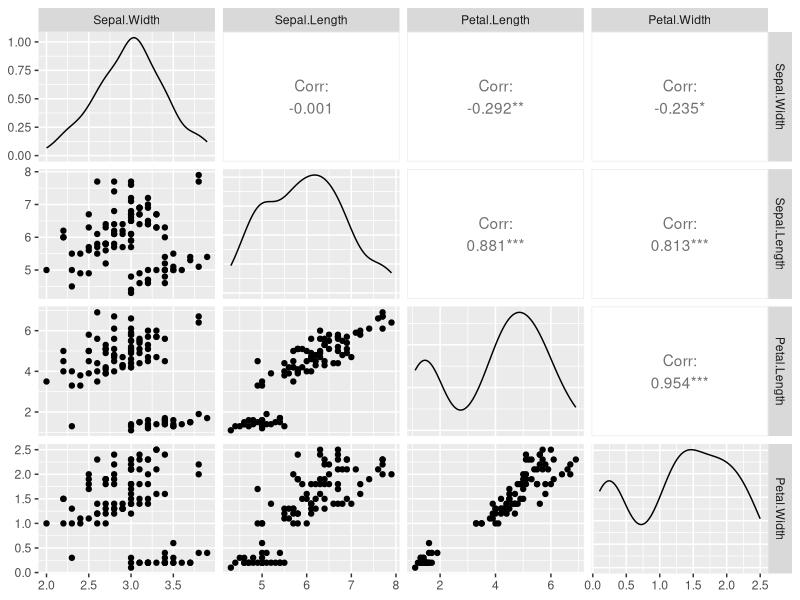
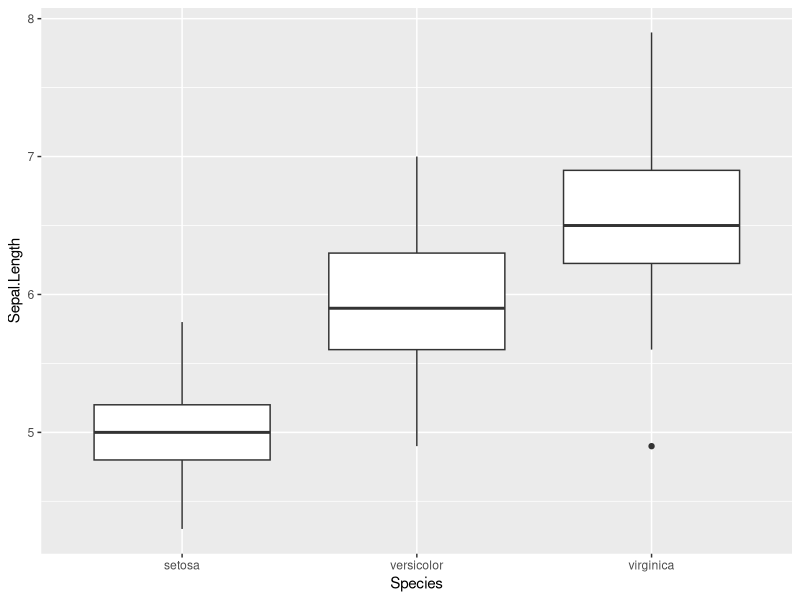
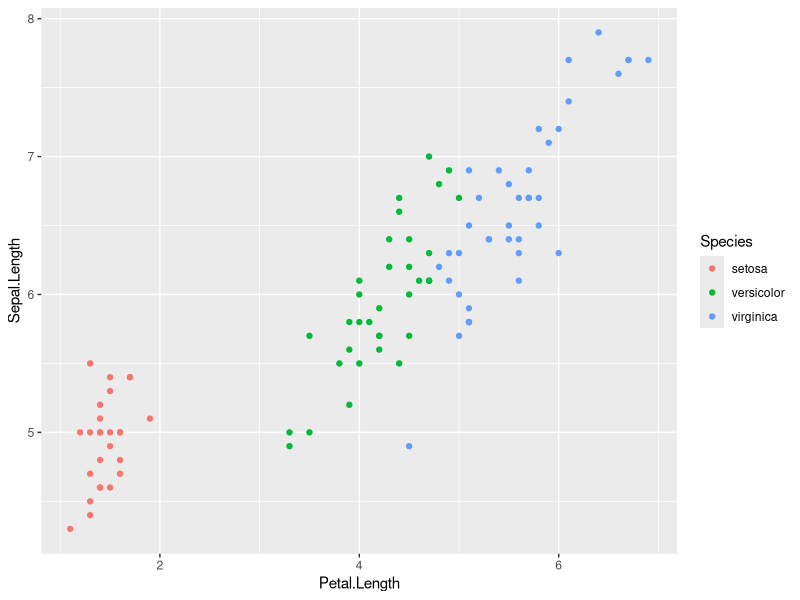
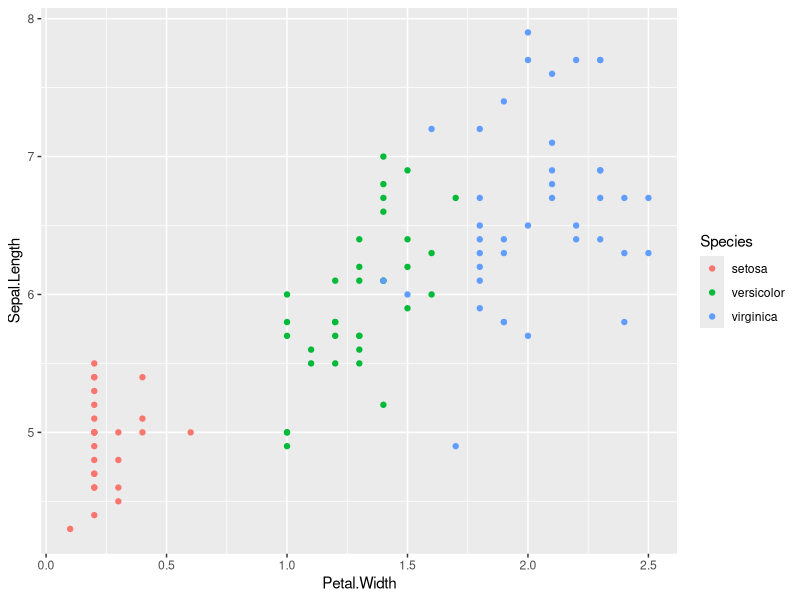
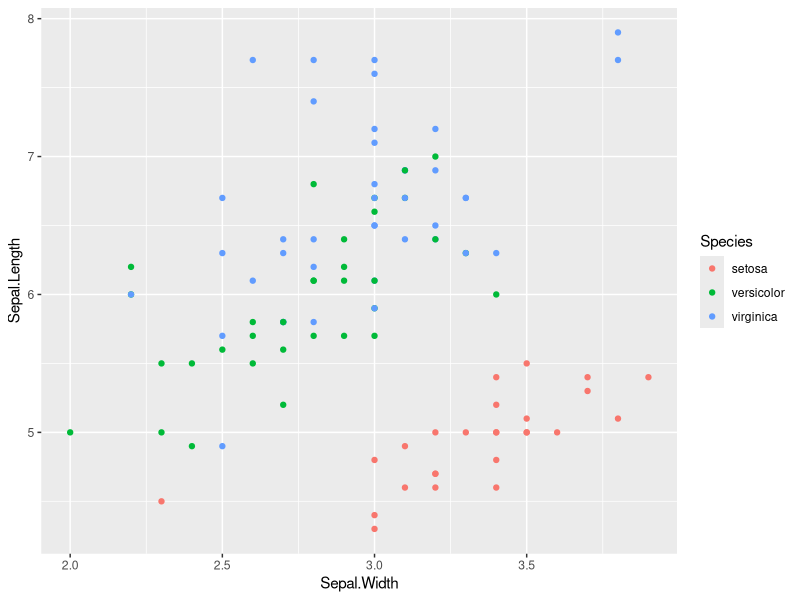
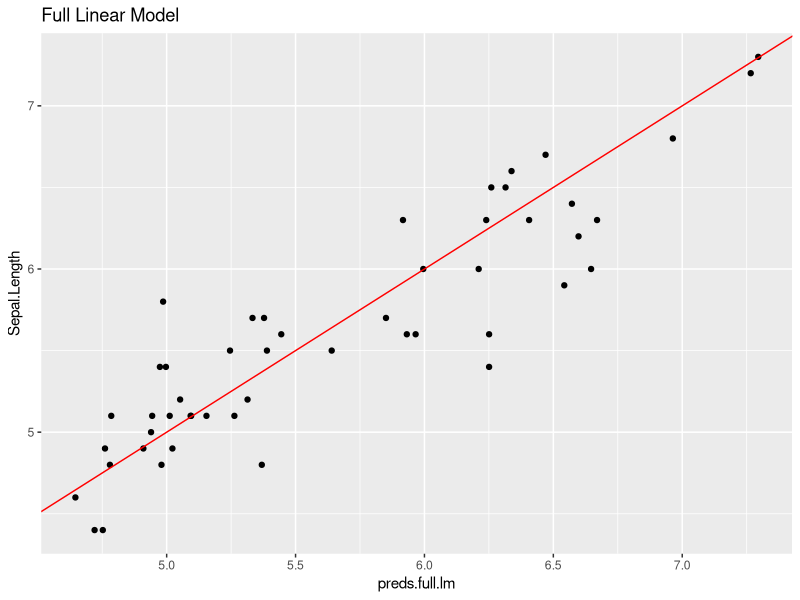
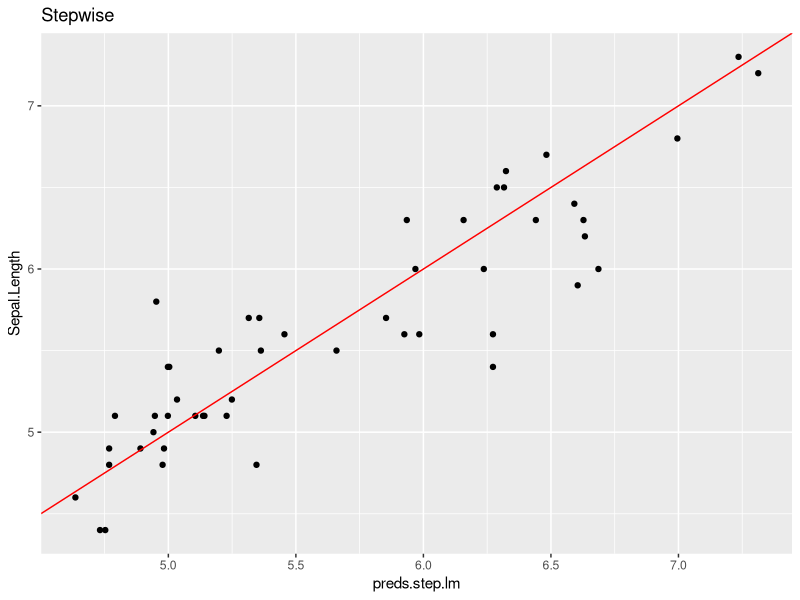
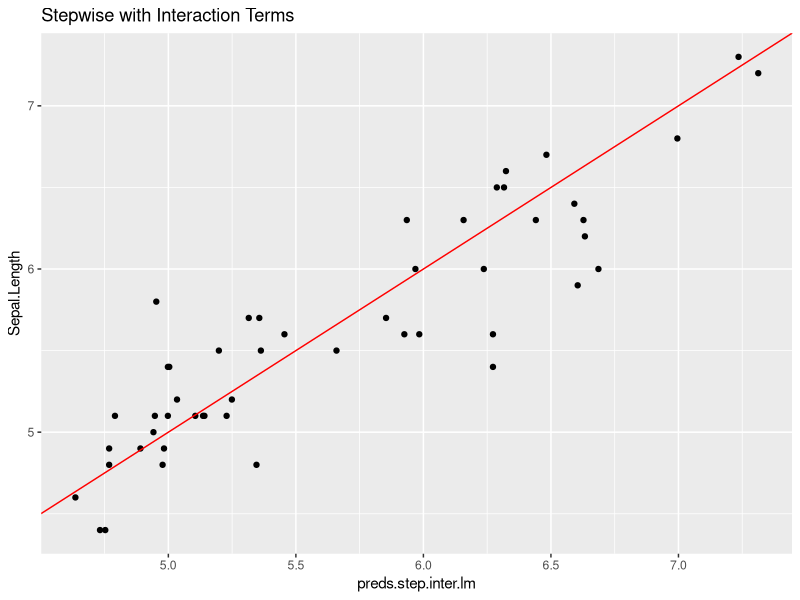

R code for these plots, in order:
# the 'iris' dataset is included with base R
head(iris)
dim(iris)

# good visual images of the variables:
# https://www.math.umd.edu/~petersd/666/html/iris_pca.html
# https://www.snaplogic.com/machine-learning-showcase/iris-flower-classification

# training / test split (no validation set this time)
set.seed(11235)
train.proportion <- 0.67
test.proportion <- 0.33

train.index <- sample(1:nrow(iris), nrow(iris)*train.proportion)
train.data <- iris[train.index,]
test.data <- iris[-train.index,]
dim(train.data)
dim(test.data)

### data exploration ###

# look at the full set of relationships between variables
# install.packages("GGally")
library(GGally)
ggpairs(subset(train.data,select=c(Sepal.Width, Sepal.Length, Petal.Length, Petal.Width)))

# boxplot of Sepal Length vs Species
ggplot(data=iris) +
  geom_boxplot(mapping = aes(x=Species, y=Sepal.Length))

# plot of Sepal Length vs Petal Length for different species
ggplot(data=train.data) + 
  geom_point(mapping = aes(x=Petal.Length, y=Sepal.Length, col=Species))

# plot of Sepal Length vs Petal Width for different species
ggplot(data=train.data) + 
  geom_point(mapping = aes(x=Petal.Width, y=Sepal.Length, col=Species))

# plot of Sepal Length vs Sepal Width for different species
ggplot(data=train.data) + 
  geom_point(mapping = aes(x=Sepal.Width, y=Sepal.Length, col=Species))

# note: there appear to be different relationships between these variables 
# for different species


### Train some models ###

# train a linear model for Petal Length against each predictor individually

# Petal Length as predictor
petal.length.lm <- lm(data = train.data, Sepal.Length ~ Petal.Length)
summary(petal.length.lm)

# Petal Width as predictor
petal.width.lm <- lm(data = train.data, Sepal.Length ~ Petal.Width)
summary(petal.width.lm)

# Sepal Width as predictor
sepal.width.lm <- lm(data = train.data, Sepal.Length ~ Sepal.Width)
summary(sepal.width.lm)
# what does the coefficient mean?

# Species 
species.lm <- lm(data = train.data, Sepal.Length ~ Species)
summary(species.lm)

  # aside: what does a linear model with only categorical predictors actually do?
  species.lm.preds <- predict(species.lm, newdata = train.data)
  table(species.lm.preds)
  
  library(tidyverse)
  train.data %>%
    group_by(Species) %>%
    summarise(avg_length=mean(Sepal.Length))

# Throw everything in together
full.lm <- lm(data=train.data, Sepal.Length ~ .)
summary(full.lm)

# 'stats' should be loaded by default, but if not, load it before running step()
# library(stats)

# backward stepwise regression
step.lm.backward <- step(full.lm, direction = "backward")
summary(step.lm.backward)

# what gets dropped?
# is this what you would expect?

# forward stepwise regression
dummy.lm <- lm(data=train.data, Sepal.Length ~ 1)
step.lm.forward <- step(dummy.lm, direction = "forward",
                        scope=list(lower=dummy.lm, upper=full.lm))
summary(step.lm.forward)

# any difference?


### Feature Engineering ###

# add an interaction term
inter.lm <- lm(data=train.data, Sepal.Length ~ . + Sepal.Width*Species + 
                 Petal.Length*Species + Petal.Width*Species)
summary(inter.lm)

# run stepwise regression again
step.lm.backward.inter <- step(inter.lm, direction="backward")
summary(step.lm.backward.inter)

# what looks like the best model?

# test each model
test.data$preds.full.lm <- predict(full.lm, newdata=test.data)
test.data$preds.step.lm <- predict(step.lm.backward, newdata=test.data)
test.data$preds.step.inter.lm <- predict(step.lm.backward.inter, newdata = test.data)
test.data$preds.petal.length.lm <- predict(petal.length.lm, newdata = test.data)

# R-squared for the test results
cor(test.data$preds.full.lm, test.data$Sepal.Length)^2
cor(test.data$preds.step.lm, test.data$Sepal.Length)^2
cor(test.data$preds.step.inter.lm, test.data$Sepal.Length)^2
cor(test.data$preds.petal.length.lm, test.data$Sepal.Length)^2

# plot actual values vs. predictions for each

ggplot(data=test.data) + 
  geom_point(mapping = aes(x=preds.full.lm, y=Sepal.Length)) + 
  geom_abline(intercept = 0, slope = 1, color = "red") + 
  ggtitle("Full Linear Model")

ggplot(data=test.data) + 
  geom_point(mapping = aes(x=preds.step.lm, y=Sepal.Length)) + 
  geom_abline(intercept = 0, slope = 1, color = "red") + 
  ggtitle("Stepwise")

ggplot(data=test.data) + 
  geom_point(mapping = aes(x=preds.step.inter.lm, y=Sepal.Length)) + 
  geom_abline(intercept = 0, slope = 1, color = "red") + 
  ggtitle("Stepwise with Interaction Terms")

ggplot(data=test.data) + 
  geom_point(mapping = aes(x=preds.petal.length.lm, y=Sepal.Length)) + 
  geom_abline(intercept = 0, slope = 1, color = "red") + 
  ggtitle("Petal Length Only")


